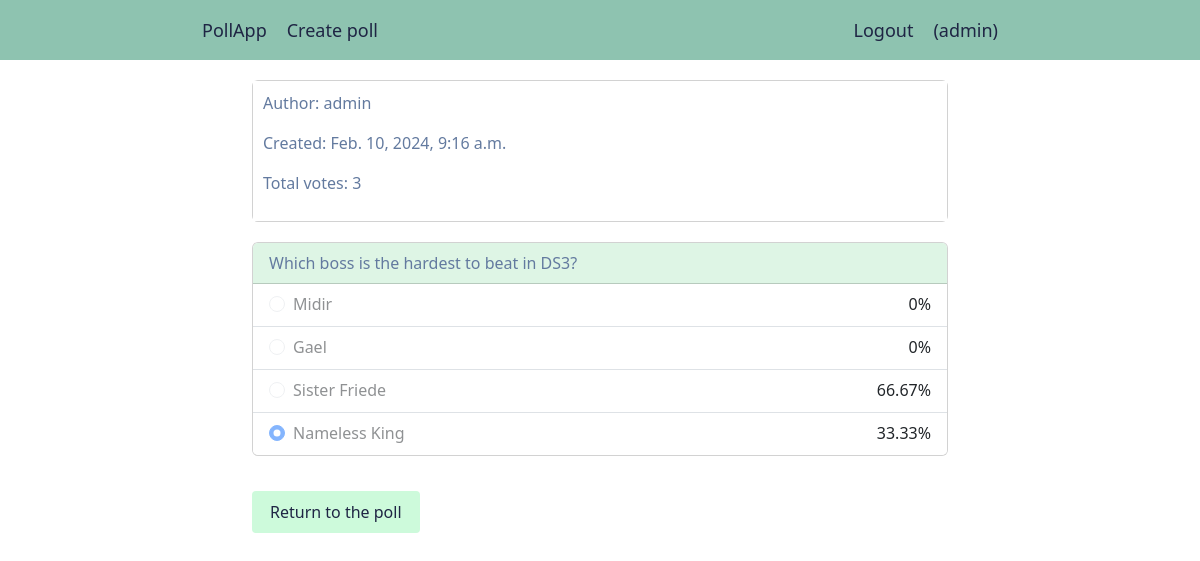
The page /poll/detail/11/result/ (signed in) on the database its author committed.
### poll/models.py (models this page shows, shortened)
class Poll(models.Model):
	owner = models.ForeignKey(User, on_delete=models.CASCADE)
	title = models.CharField(max_length=300, blank=False)
	description = models.TextField(blank=True)
	created = models.DateTimeField(auto_now_add=True)
	class Meta:
		ordering = ['-created']
	def get_result(self) -> dict:
		result = {}
		choices = self.choices.all()
		total_votes = self.total_votes(choices)
		for choice in choices:
			if not choice.votes:
				result[choice.id] = 0
				continue
			result[choice.id] = round((choice.votes / total_votes) * 100, 2)
		return result
	def total_votes(self, queryset=None) -> int:
		total = 0
		if not queryset:
			queryset = self.choices.all()
		for choice in queryset:
			total += choice.votes
		return total

class Choice(models.Model):
	poll = models.ForeignKey(Poll, on_delete=models.CASCADE,
							 	   related_name='choices')
	user_votes = models.ManyToManyField(User, related_name='voted_for')
	choice = models.CharField(max_length=200)
	votes = models.PositiveIntegerField(default=0)
	def has_user(self, user: Type['User']) -> bool:
		return user in self.user_votes.all()

### poll/views.py (the view)
# urls.py: path('detail/<pk>/result/', views.PollResultView.as_view(),
class PollResultView(View, TemplateResponseMixin):
	template_name = 'polls/result.html'
	def get(self, request, pk):
		poll = get_object_or_404(Poll, id=pk)
		choices = poll.choices.all()
		poll_result = poll.get_result()
		context_choices = {}
		selected_choice_id = None
		for choice in choices:
			if choice.has_user(request.user):
				selected_choice_id = choice.id
			context_choices[choice.id] = [choice.choice,
									      poll_result[choice.id]]
		context = {'choices': context_choices,
				   'poll': poll,
				   'selected_choice_id': selected_choice_id}
		return self.render_to_response(context)

### poll/templates/polls/result.html (shortened to what this page needs)
{% extends "base.html" %}
{% block content %}
	<div class="card">
  	<div class="card-body card-info">
    	<p>Author: {{ poll.owner }}</p>
    	<p>Created: {{ poll.created }}</p>
    	<p>Total votes: {{ poll.total_votes }}</p>
  	</div>
	</div>
	<div class="card">
		<div class="card-header">
	  	{{ poll.title }}
		</div>
	    <ul class="list-group list-group-flush">
		    {% for id, choice in choices.items %}
				  <li class="list-group-item">
				    <div class="form-check form-check-inline">
			  			<input class="form-check-input" type="radio" name="choices" id="{{ id }}" value="{{ id }}"
			  			{% if selected_choice_id == id %}checked disabled{% else %}disabled{% endif %}>
			  			<label class="form-check-label" for="{{ id }}">
			  				{{ choice|first }}
			  			</label>
						</div>
						{{ choice|last }}%
					</li>
		    {% endfor %}
		  </ul>
	</div>
	<a href="{% url 'poll:detail' poll.id %}" class="btn btn-mint">Return to the poll</a>
{% endblock %}

### poll/templates/base.html (shortened to what this page needs)
{% load django_bootstrap5 %}
{% load static %}
<!DOCTYPE html>
<html>
<head>
	{% bootstrap_css %}
	<link rel="stylesheet" type="text/css" href="{% static 'css/base.css' %}">
</head>
<body>
	<ul class="nav-bar">
		<a href="{% url 'poll:list' %}" class="nav-item">PollApp</a>
		{% if request.user.is_authenticated %}
			<a href="{% url 'poll:create' %}" class="nav-item">Create poll</a>
			<a href="{% url 'users:logout' %}" class="nav-auth">Logout</a>
			<li class="nav-item">({{ request.user.username }})</li>
		{% else %}
			<a href="{% url 'users:login' %}" class="nav-auth">Login</a>
			<a href="{% url 'users:registration' %}" class="nav-auth">Registration</a>
		{% endif %}
	</ul>
	<div class="container">
		{% block content %}
		{% endblock %}
	</div>
</body>
</html>

### poll/static/css/base.css (style rules this page uses)
.nav-bar { background-color: #8EC3B0; width: 100%; height: 60px; margin-bottom: 20px; padding-left: 16%; padding-right: 16%; list-style: none; display: flex; justify-content: space-between; align-items: center; }
.nav-item, .nav-auth { text-decoration: none; font-size: 18px; font-weight: 500; color: #1F2544; padding: 0 10px; white-space: nowrap; text-overflow: ellipsis; }
.nav-auth { margin-left: auto; }
.container { max-width: 60%; }
.card { color: #1F2544; margin-bottom: 20px; }
.card-header { background-color: #DEF5E5; color: #637A9F !important; }
.card-body { background-color: #BCEAD5; color: #637A9F !important; }
.btn-mint { display: inline-block; background-color: #CDFADB; color: #1F2544; padding: 8px 17px 8px 17px; border-radius: .25rem; margin: 15px 10px 15px 0px; }
.card-info { background-color: #ffff; padding: 10px; }
.list-group-item { display: flex; justify-content: space-between; }

### rows shown on the page
Poll: owner "admin", created "Feb. 10, 2024, 9:16 a.m.", total_votes "3", title "Which boss is the hardest to beat in DS3?"
Choice: choice "Midir", votes "0"
Choice: choice "Gael", votes "0"
Choice: choice "Sister Friede", choice "66.67"
Choice: choice "Nameless King", choice "33.33"

### other values the page prints
{{ request.user.username }} "admin"
